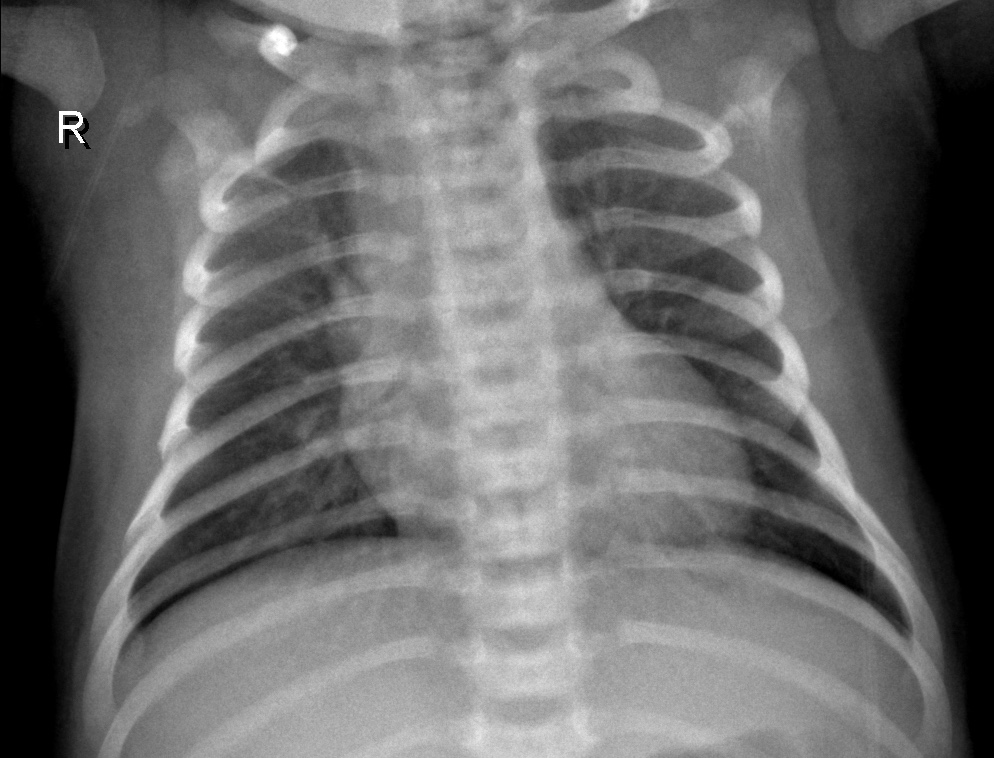
#> input picture dataset/chest_Xray/train/NORMAL/IM-0158-0001.jpeg, 994 x 758 px; its folder holds only this picture in this run
$ jupyter execute --allow-errors X-ray_pneumonia.ipynb
#> lines starting #> are read from the running program, lines starting #| are printed output that depends on the picture
# Import

[cell 1]
#Numpy
import numpy as np
#Load dataset from dataset folder
import os
#Process image
import cv2 as cv
#Graph
import matplotlib.pyplot as plt
# Import datasets, classifiers and performance metrics
from sklearn import datasets, svm, metrics

# Variable

[cell 2]
#Path of the different folders
train_path = './dataset/chest_Xray/train/'
val_path = './dataset/chest_Xray/val/'
test_path = './dataset/chest_Xray/test/'

[cell 3]
#Labels
labels=['NORMAL', 'PNEUMONIA']

[cell 4]
#Setting image size
image_size = 100

# Process Data

[cell 5]
#load dataset folder, turn image to gray, resize image, concat image with class/label
def process_data(data_dir, labels, image_size):
#> called with data_dir = './dataset/chest_Xray/train/', image_size = 100
    images = []
    for label in labels:
        dir = os.path.join(data_dir,label)
        class_num = labels.index(label)
        for image in os.listdir(dir):
            if image == '.DS_Store':
                continue
            image_read = cv.imread(os.path.join(dir,image),cv.IMREAD_GRAYSCALE)
#> image_read is the input picture: shape (758, 994); min 0, max 255, mean 105.6
            image_resized = cv.resize(image_read,(image_size,image_size))
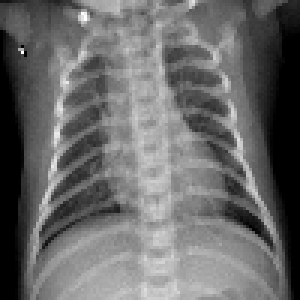
#> image_resized: shape (100, 100) (shown 3 times larger); min 0, max 255, mean 105.4
            images.append([image_resized,class_num])
#> pass 2 of the loop in process_data, `for label in labels:`:
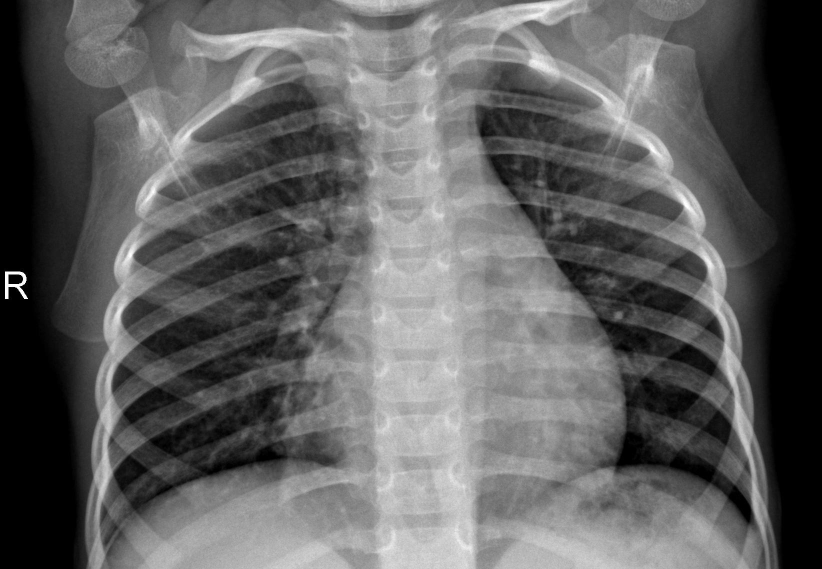
#> input picture dataset/chest_Xray/train/PNEUMONIA/person104_virus_191.jpeg, 1644 x 1138 px (shown at 1/2 size)
#> in process_data, image_read is the input picture: shape (1138, 1644); min 0, max 255, mean 96.3
#> in process_data, `image_resized = cv.resize(image_read,(image_size,image_size))`:
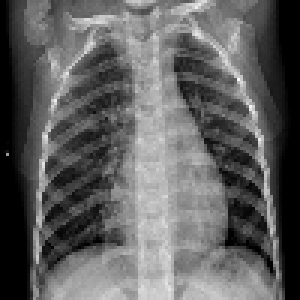
#> image_resized: shape (100, 100) (shown 3 times larger); min 0, max 255, mean 96.1
    return np.array(images)
